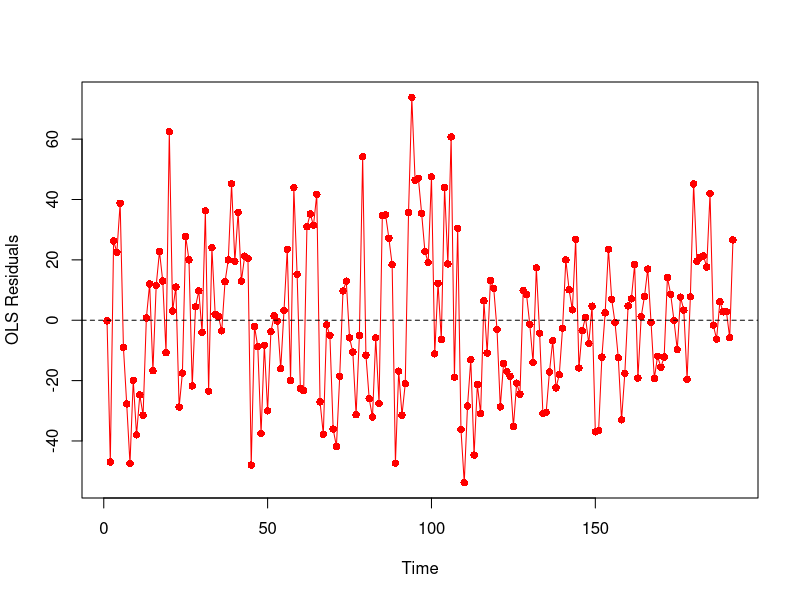
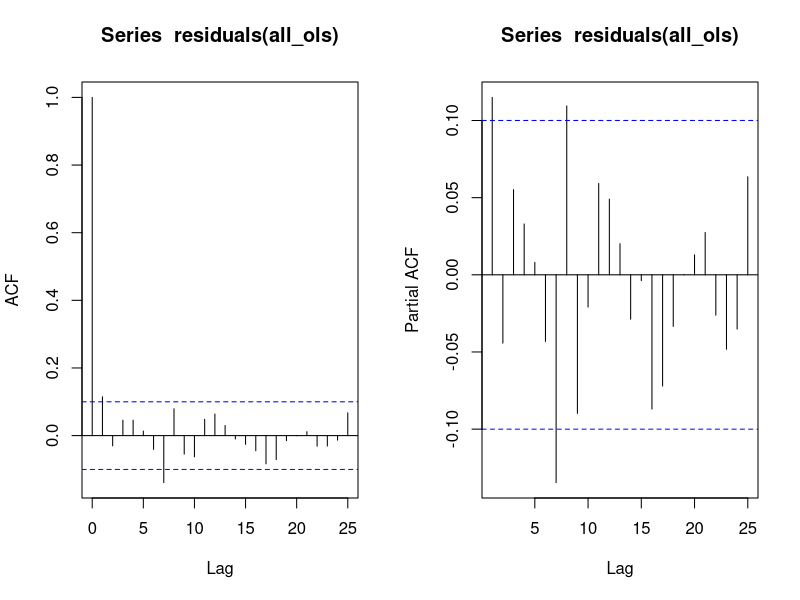
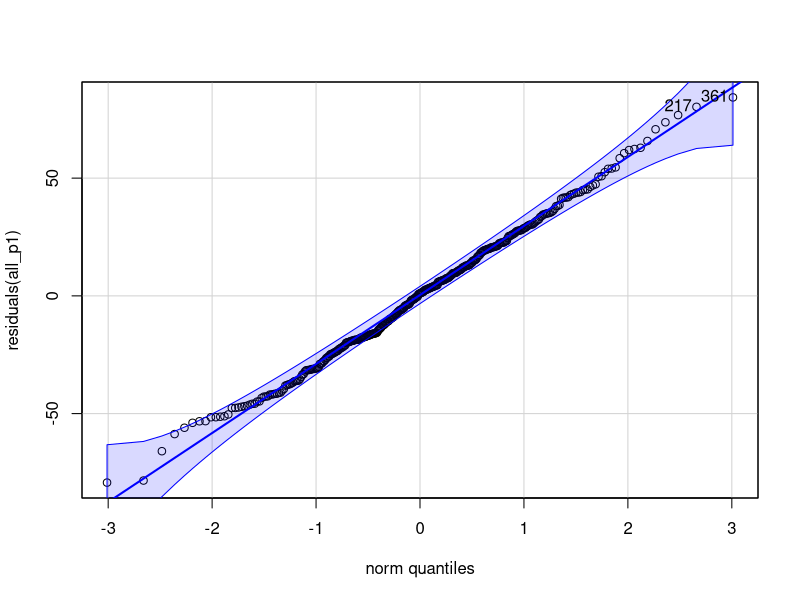
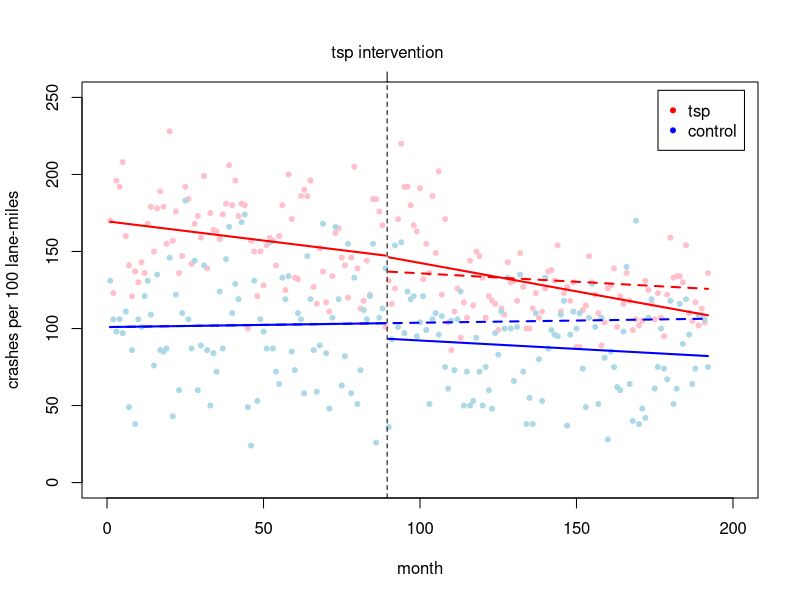
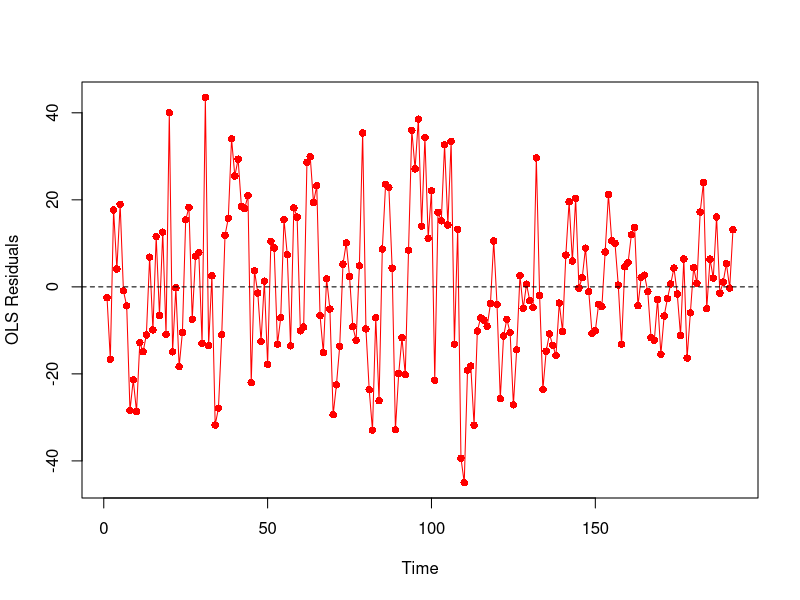
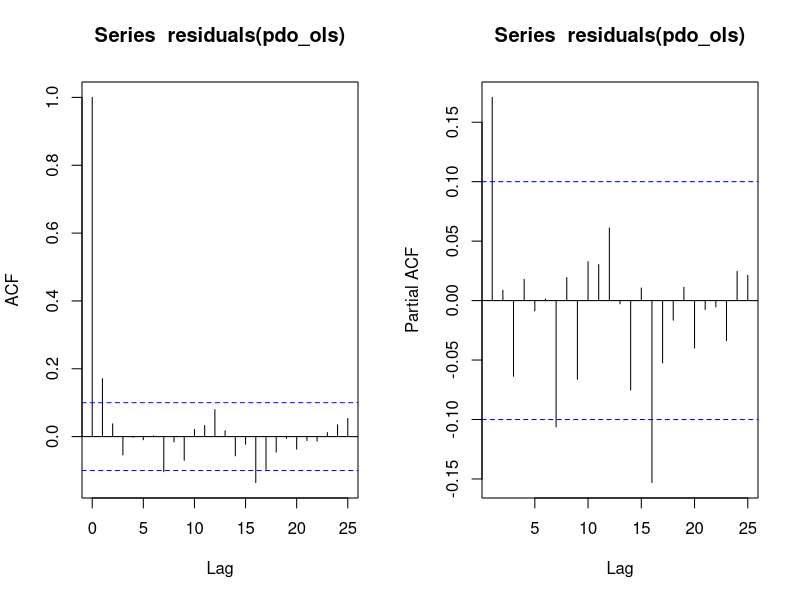
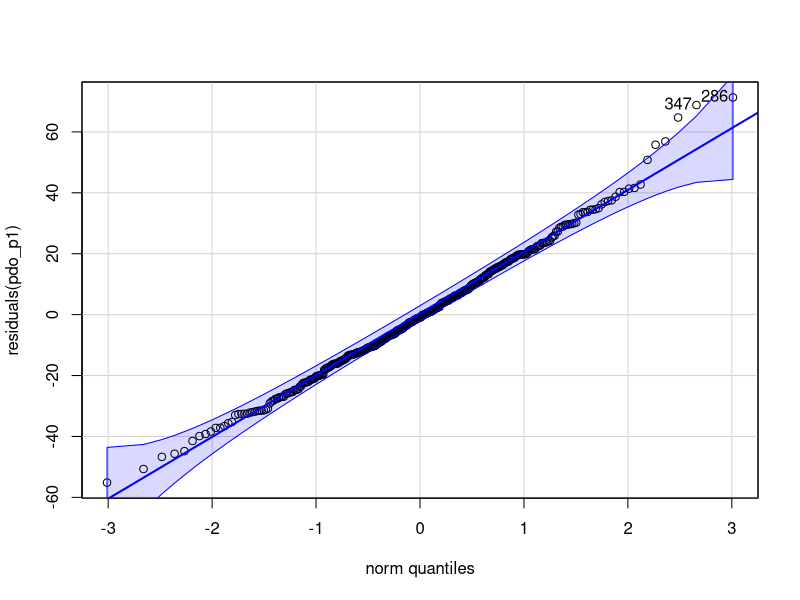
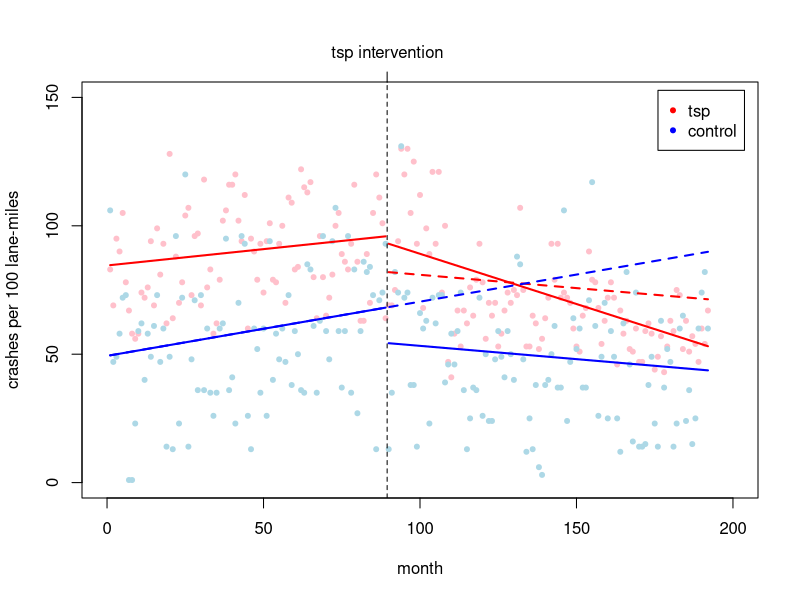

Reproduce these figures in R, in order.
library(nlme)
library(car)

data <- read.delim("./data_102018.txt")

########################
### ALL CRASH CONTROLLED
########################

all_ols <- lm(tot_l~time+tsp+tsp_time
              +level+trend+tsp_level+tsp_trend
              +m9, data=data)
summary(all_ols)

# Durbin-watson test, 12 time periods
dwt(all_ols,max.lag=12,alternative="two.sided")

# Graph the residuals from the OLS regression to check for serially correlated errors
plot(data$time[1:192],
     residuals(all_ols)[1:192],
     type='o',
     pch=16,
     xlab='Time',
     ylab='OLS Residuals',
     col="red")
abline(h=0,lty=2)

# Plot ACF and PACF
# Set plotting to two records on one page
par(mfrow=c(1,2))

# Produce plots
acf(residuals(all_ols))
acf(residuals(all_ols),type='partial')
# Note decay in ACF, significant spike at 1 in PACF, model p=1

########################
# Run the final model
########################

# Fit the GLS regression model
all_p1 <- gls(tot_l~time+tsp+tsp_time
              +level+trend+tsp_level+tsp_trend
              +m9,
              data=data,
              correlation=corARMA(p=1,form=~time|tsp),
              method="ML")
summary(all_p1)
confint(all_p1)

########################
# Diagnostic tests
########################

# Likelihood-ratio tests to check AR process
all_p2 <- update(all_p1,correlation=corARMA(p=2,form=~time|tsp))
anova(all_p1,all_p2)

all_p1q1 <- update(all_p1,correlation=corARMA(p=1,q=1,form=~time|tsp))
anova(all_p1,all_p1q1)

# Residual plot
# Null Hypo: the residuals of a correctly specified model are independently distributed--the residuals are white noise
par(mfrow=c(1,1))
qqPlot(residuals(all_p1))


########################
# Plot results
#########################

# First plot the raw data points for the tsp corridors
par(mfrow=c(1,1))
plot(data$time[1:192],data$tot_l[1:192],
     ylim=c(0,250),
     xlim=c(0,200),
     ylab="crashes per 100 lane-miles",
     xlab="month",
     pch=20,
     col="pink",
     xaxt="n")

# Add in the points for the control
points(data$time[193:384],data$tot_l[193:384],
       col="lightblue",
       pch=20)

# Add x-axis year labels
axis(1)
axis(3,at="89.5",label="tsp intervention")

# Label the deployment of tsp
abline(v=89.5,lty=2)

# Calculate the seasonality offsets
offset <- mean(data$m9) * all_p1$coef[9]

# Plot the first line segment of the treated group
segments(1,
         all_p1$coef[1] + all_p1$coef[3] + all_p1$coef[2] 
         + all_p1$coef[4] + offset,
         89,
         all_p1$coef[1] + all_p1$coef[3] 
         + (all_p1$coef[2] + all_p1$coef[4])*89 + offset,
         lty=1, lwd=2, col='red')

# Plot the second line segment of the treated group
segments(90,
         all_p1$coef[1] + all_p1$coef[3] 
         + (all_p1$coef[2] + all_p1$coef[4])*90 
         + all_p1$coef[5] + all_p1$coef[6] 
         + all_p1$coef[7] + all_p1$coef[8] + offset,
         192,
         all_p1$coef[1] + all_p1$coef[3] 
         + (all_p1$coef[2] + all_p1$coef[4])*192
         + all_p1$coef[5] + all_p1$coef[7]
         + (all_p1$coef[6] + all_p1$coef[8])*103 + offset,
         lty=1, lwd=2, col='red')

# Add the counterfactual for the treated group
segments(90, all_p1$coef[1] + all_p1$coef[2]*90 
         + all_p1$coef[3] + all_p1$coef[4]*90 
         + all_p1$coef[5] + all_p1$coef[6] + offset,
         192, all_p1$coef[1] + all_p1$coef[2]*192 
         + all_p1$coef[3] + all_p1$coef[4]*90 
         + all_p1$coef[5] + all_p1$coef[6]*103 + offset,
         lty=2,col='red',lwd=2)

# Plot the first line segment of the control group
segments(1,
         all_p1$coef[1] + all_p1$coef[2] + offset,
         89,
         all_p1$coef[1] + all_p1$coef[2]*89 + offset,
         lty=1, lwd=2, col='blue')

# Plot the second line segment of the control group
segments(90,
         all_p1$coef[1] + all_p1$coef[2]*90 + 
           all_p1$coef[5] + all_p1$coef[6] + offset,
         192,
         all_p1$coef[1] + all_p1$coef[2]*192 + 
           all_p1$coef[5] + all_p1$coef[6]*103 + offset,
         lty=1, lwd=2, col='blue')

# Add the counterfactual for the control group
segments(1, all_p1$coef[1]+all_p1$coef[2] + offset,
         192,all_p1$coef[1]+all_p1$coef[2]*192 + offset,
         lty=2,col='blue',lwd=2)

# Add in a legend
legend("topright", inset=.02, legend=c("tsp","control"), col=c("red","blue"),pch=20)

##############################################
# Predict absolute and relative changes
##############################################

# Predicted crashes after tsp implementation

for (i in 1:103){
  pred <- fitted(all_p1)[89+i]
  print(unname(pred))
}

# Estimate the counterfactual for the same period

for (i in 1:103){
  cfac <- all_p1$coef[1] + all_p1$coef[2]*(89+i) +
          all_p1$coef[3] + all_p1$coef[4]*90 +
          all_p1$coef[5] + all_p1$coef[6]*i
  print(unname(cfac))
}

#END


########################
### PDO CRASH CONTROLLED
########################

pdo_ols <- lm(pdo_l~time+tsp+tsp_time
              +level+trend+tsp_level+tsp_trend
              +m3+m6+m7+m9, data=data)
summary(pdo_ols)

# Durbin-watson test, 12 time periods
dwt(pdo_ols,max.lag=12,alternative="two.sided")

# Graph the residuals from the OLS regression to check for seripdoy correlated errors
plot(data$time[1:192],
     residuals(pdo_ols)[1:192],
     type='o',
     pch=16,
     xlab='Time',
     ylab='OLS Residuals',
     col="red")
abline(h=0,lty=2)

# Plot ACF and PACF
# Set plotting to two records on one page
par(mfrow=c(1,2))

# Produce plots
acf(residuals(pdo_ols))
acf(residuals(pdo_ols),type='partial')
# Note decay in ACF, significant spike at 1 in PACF, model p=1

########################
# Run the final model
########################

# Fit the GLS regression model
pdo_p1 <- gls(pdo_l~time+tsp+tsp_time
              +level+trend+tsp_level+tsp_trend
              +m3+m6+m7+m9,
              data=data,
              correlation=corARMA(p=1,form=~time|tsp),
              method="ML")
summary(pdo_p1)
confint(pdo_p1)

########################
# Diagnostic tests
########################

# Likelihood-ratio tests to check AR process
pdo_p2 <- update(pdo_p1,correlation=corARMA(p=2,form=~time|tsp))
anova(pdo_p1,pdo_p2)

pdo_p1q1 <- update(pdo_p1,correlation=corARMA(p=1,q=1,form=~time|tsp))
anova(pdo_p1,pdo_p1q1)

# Residual plot
# Null Hypo: the residuals of a correctly specified model are independently distributed--the residuals are white noise
par(mfrow=c(1,1))
qqPlot(residuals(pdo_p1))


########################
# Plot results
########################

# First plot the raw data points for the tsp corridors
par(mfrow=c(1,1))
plot(data$time[1:192],data$pdo_l[1:192],
     ylim=c(0,150),
     xlim=c(0,200),
     ylab="crashes per 100 lane-miles",
     xlab="month",
     pch=20,
     col="pink",
     xaxt="n")

# Add in the points for the control
points(data$time[193:384],data$pdo_l[193:384],
       col="lightblue",
       pch=20)

# Add x-axis year labels
axis(1)
axis(3,at="89.5",label="tsp intervention")

# Label the deployment of tsp
abline(v=89.5,lty=2)

# Calculate the seasonality offsets
offset <- mean(data$m3) * pdo_p1$coef[9]
          +mean(data$m6) * pdo_p1$coef[10]
          +mean(data$m7) * pdo_p1$coef[11]
          +mean(data$m9) * pdo_p1$coef[12]

# Plot the first line segment of the treated group
segments(1,
         pdo_p1$coef[1] + pdo_p1$coef[3] + pdo_p1$coef[2] 
         + pdo_p1$coef[4] + offset,
         89,
         pdo_p1$coef[1] + pdo_p1$coef[3] 
         + (pdo_p1$coef[2] + pdo_p1$coef[4])*89 + offset,
         lty=1, lwd=2, col='red')

# Plot the second line segment of the treated group
segments(90,
         pdo_p1$coef[1] + pdo_p1$coef[3] 
         + (pdo_p1$coef[2] + pdo_p1$coef[4])*90 
         + pdo_p1$coef[5] + pdo_p1$coef[6] 
         + pdo_p1$coef[7] + pdo_p1$coef[8] + offset,
         192,
         pdo_p1$coef[1] + pdo_p1$coef[3] 
         + (pdo_p1$coef[2] + pdo_p1$coef[4])*192
         + pdo_p1$coef[5] + pdo_p1$coef[7]
         + (pdo_p1$coef[6] + pdo_p1$coef[8])*103 + offset,
         lty=1, lwd=2, col='red')

# Add the counterfactual for the treated group
segments(90, pdo_p1$coef[1] + pdo_p1$coef[2]*90 
         +pdo_p1$coef[3] + pdo_p1$coef[4]*90
         + pdo_p1$coef[5] + pdo_p1$coef[6] + offset,
         192, pdo_p1$coef[1] + pdo_p1$coef[2]*192 
         + pdo_p1$coef[3] + pdo_p1$coef[4]*90 
         + pdo_p1$coef[5] + pdo_p1$coef[6]*103 + offset,
         lty=2,col='red',lwd=2)

# Plot the first line segment of the control group
segments(1,
         pdo_p1$coef[1] + pdo_p1$coef[2] + offset,
         89,
         pdo_p1$coef[1] + pdo_p1$coef[2]*89 + offset,
         lty=1, lwd=2, col='blue')

# Plot the second line segment of the control group
segments(90,
         pdo_p1$coef[1] + pdo_p1$coef[2]*90 + 
           pdo_p1$coef[5] + pdo_p1$coef[6] + offset,
         192,
         pdo_p1$coef[1] + pdo_p1$coef[2]*192 + 
           pdo_p1$coef[5] + pdo_p1$coef[6]*103 + offset,
         lty=1, lwd=2, col='blue')

# Add the counterfactual for the control group
segments(1, pdo_p1$coef[1] + pdo_p1$coef[2] + offset,
         192,pdo_p1$coef[1] + pdo_p1$coef[2]*192 + offset,
         lty=2,col='blue',lwd=2)

# Add in a legend
legend("topright", inset=.02, legend=c("tsp","control"), col=c("red","blue"),pch=20)


##############################################
# Predict absolute and relative changes
##############################################

# Predicted crashes after tsp implementation
#pred <- 0
#for (i in 1:103){
#  pred <- pred + fitted(pdo_p1)[89+i]
#}

# Estimate the counterfactual for the same period
#cfac <- 0
#for (i in 1:103){
#  cfac <- (cfac + pdo_p1$coef[1] + pdo_p1$coef[2]*(89+i) +
#             pdo_p1$coef[3] + pdo_p1$coef[4]*(89+i) +
#             pdo_p1$coef[5] + pdo_p1$coef[6]*i)
#}

#pred
#cfac

# Absolute change after tsp implementation
#pred - cfac
# Relative change after tsp implementation
#(pred - cfac) / cfac

## evaluation::

# Predicted crashes after tsp implementation

for (i in 1:103){
  pred <- fitted(pdo_p1)[89+i]
  print(unname(pred))
}

# Estimate the counterfactual for the same period

for (i in 1:103){
  cfac <- pdo_p1$coef[1] + pdo_p1$coef[2]*(89+i) +
          pdo_p1$coef[3] + pdo_p1$coef[4]*90 +
          pdo_p1$coef[5] + pdo_p1$coef[6]*i
  print(unname(cfac))
}

#END



########################
### FI CRASH CONTROLLED
########################

fi_ols <- lm(fi_l~time+tsp+tsp_time
              +level+trend+tsp_level+tsp_trend
              +m5+m8, data=data)
summary(fi_ols)

# Durbin-watson test, 12 time periods
dwt(fi_ols,max.lag=12,alternative="two.sided")

# Graph the residuals from the OLS regression to check for serifiy correlated errors
plot(data$time[1:192],
     residuals(fi_ols)[1:192],
     type='o',
     pch=16,
     xlab='Time',
     ylab='OLS Residuals',
     col="red")
abline(h=0,lty=2)

# Plot ACF and PACF
# Set plotting to two records on one page
par(mfrow=c(1,2))

# Produce plots
acf(residuals(fi_ols))
acf(residuals(fi_ols),type='partial')
# Note decay in ACF, significant spike at 5 in PACF, model p=5

########################
# Run the final model
########################

# Fit the GLS regression model
fi_p5 <- gls(fi_l~time+tsp+tsp_time
              +level+trend+tsp_level+tsp_trend
              +m5+m8,
              data=data,
              correlation=corARMA(p=5,form=~time|tsp),
              method="ML")
summary(fi_p5)
confint(fi_p5)

########################
# Diagnostic tests
########################

# Likelihood-ratio tests to check AR process
fi_p6 <- update(fi_p5,correlation=corARMA(p=6,form=~time|tsp))
anova(fi_p5,fi_p6)

fi_p5q1 <- update(fi_p5,correlation=corARMA(p=5,q=1,form=~time|tsp))
anova(fi_p5,fi_p5q1)

# Residual plot
# Null Hypo: the residuals of a correctly specified model are independently distributed--the residuals are white noise
par(mfrow=c(1,1))
qqPlot(residuals(fi_p5))


########################
# Plot results
########################

# First plot the raw data points for the tsp corridors
par(mfrow=c(1,1))
plot(data$time[1:192],data$fi_l[1:192],
     ylim=c(0,120),
     xlim=c(0,200),
     ylab="crashes per 100 lane-miles",
     xlab="month",
     pch=20,
     col="pink",
     xaxt="n")

# Add in the points for the control
points(data$time[193:384],data$fi_l[193:384],
       col="lightblue",
       pch=20)

# Add x-axis year labels
axis(1)
axis(3,at="89.5",label="tsp intervention")

# Label the deployment of tsp
abline(v=89.5,lty=2)

# Calculate the seasonality offsets
offset <- mean(data$m5) * fi_p5$coef[9]
         +mean(data$m8) * fi_p5$coef[10]

# Plot the first line segment of the treated group
segments(1,
         fi_p5$coef[1] + fi_p5$coef[3] + fi_p5$coef[2] 
         + fi_p5$coef[4] + offset,
         89,
         fi_p5$coef[1] + fi_p5$coef[3] 
         + (fi_p5$coef[2] + fi_p5$coef[4])*89 + offset,
         lty=1, lwd=2, col='red')

# Plot the second line segment of the treated group
segments(90,
         fi_p5$coef[1] + fi_p5$coef[3] 
         + (fi_p5$coef[2] + fi_p5$coef[4])*90 
         + fi_p5$coef[5] + fi_p5$coef[6] 
         + fi_p5$coef[7] + fi_p5$coef[8] + offset,
         192,
         fi_p5$coef[1] + fi_p5$coef[3] 
         + (fi_p5$coef[2] + fi_p5$coef[4])*192
         + fi_p5$coef[5] + fi_p5$coef[7]
         + (fi_p5$coef[6] + fi_p5$coef[8])*103 + offset,
         lty=1, lwd=2, col='red')

# Add the counterfactual for the treated group
segments(90, fi_p5$coef[1] + fi_p5$coef[2]*90 
         +fi_p5$coef[3] + fi_p5$coef[4]*90
         + fi_p5$coef[5] + fi_p5$coef[6] + offset,
         192, fi_p5$coef[1] + fi_p5$coef[2]*192 
         + fi_p5$coef[3] + fi_p5$coef[4]*90 
         + fi_p5$coef[5] + fi_p5$coef[6]*103 + offset,
         lty=2,col='red',lwd=2)

# Plot the first line segment of the control group
segments(1,
         fi_p5$coef[1] + fi_p5$coef[2] + offset,
         89,
         fi_p5$coef[1] + fi_p5$coef[2]*89 + offset,
         lty=1, lwd=2, col='blue')

# Plot the second line segment of the control group
segments(90,
         fi_p5$coef[1] + fi_p5$coef[2]*90 + 
           fi_p5$coef[5] + fi_p5$coef[6] + offset,
         192,
         fi_p5$coef[1] + fi_p5$coef[2]*192 + 
           fi_p5$coef[5] + fi_p5$coef[6]*103 + offset,
         lty=1, lwd=2, col='blue')

# Add the counterfactual for the control group
segments(1, fi_p5$coef[1] + fi_p5$coef[2] + offset,
         192,fi_p5$coef[1] + fi_p5$coef[2]*192 + offset,
         lty=2,col='blue',lwd=2)

# Add in a legend
legend("topright", inset=.02, legend=c("tsp","control"), col=c("red","blue"),pch=20)


##############################################
# Predict absolute and relative changes
##############################################

# Predicted crashes after tsp implementation

for (i in 1:103){
  pred <- fitted(fi_p5)[89+i]
  print(unname(pred))
}

# Estimate the counterfactual for the same period

for (i in 1:103){
  cfac <- fi_p5$coef[1] + fi_p5$coef[2]*(89+i) +
          fi_p5$coef[3] + fi_p5$coef[4]*90 +
          fi_p5$coef[5] + fi_p5$coef[6]*i
  print(unname(cfac))
}

#END



########################
### PED CRASH CONTROLLED
########################

ped_ols <- lm(ped_l~time+tsp+tsp_time
              +level+trend+tsp_level+tsp_trend
              +m6+m7+m8+m9, data=data)
summary(ped_ols)

# Durbin-watson test, 12 time periods
dwt(ped_ols,max.lag=12,alternative="two.sided")

# Graph the residuals from the OLS regression to check for seripedy correlated errors
plot(data$time[1:192],
     residuals(ped_ols)[1:192],
     type='o',
     pch=16,
     xlab='Time',
     ylab='OLS Residuals',
     col="red")
abline(h=0,lty=2)

# Plot ACF and PACF
# Set plotting to two records on one page
par(mfrow=c(1,2))

# Produce plots
acf(residuals(ped_ols))
acf(residuals(ped_ols),type='partial')
# Note decay in ACF, no significant spike in PACF, model p=0

########################
# Run the final model
########################

# Fit the GLS regression model
ped <- gls(ped_l~time+tsp+tsp_time
              +level+trend+tsp_level+tsp_trend
              +m6+m7+m8+m9,
              data=data)
summary(ped)
confint(ped)

########################
# Diagnostic tests
########################

# Likelihood-ratio tests to check AR process
ped_p1 <- update(ped,correlation=corARMA(p=1,form=~time|tsp))
anova(ped,ped_p1)

ped_q1 <- update(ped,correlation=corARMA(q=1,form=~time|tsp))
anova(ped,ped_q1)

# Residual plot
# Null Hypo: the residuals of a correctly specified model are independently distributed--the residuals are white noise
par(mfrow=c(1,1))
qqPlot(residuals(ped))


########################
# Plot results
#########################

# First plot the raw data points for the tsp corridors
par(mfrow=c(1,1))
plot(data$time[1:192],data$ped_l[1:192],
     ylim=c(0,20),
     xlim=c(0,200),
     ylab="crashes per 100 lane-miles",
     xlab="month",
     pch=20,
     col="pink",
     xaxt="n")

# Add in the points for the control
points(data$time[193:384],data$ped_l[193:384],
       col="lightblue",
       pch=20)

# Add x-axis year labels
axis(1)
axis(3,at="89.5",label="tsp intervention")

# Label the deployment of tsp
abline(v=89.5,lty=2)

# Calculate the seasonality offsets
offset <- (mean(data$m6)*ped$coef[9] 
           + mean(data$m7)*ped$coef[10]
           + mean(data$m8)*ped$coef[11]
           + mean(data$m9)*ped$coef[12])

# Plot the first line segment of the treated group
segments(1,
         ped$coef[1] + ped$coef[3] + ped$coef[2] 
         + ped$coef[4] + offset,
         89,
         ped$coef[1] + ped$coef[3] 
         + (ped$coef[2] + ped$coef[4])*89 + offset,
         lty=1, lwd=2, col='red')

# Plot the second line segment of the treated group
segments(90,
         ped$coef[1] + ped$coef[3] 
         + (ped$coef[2] + ped$coef[4])*90 
         + ped$coef[5] + ped$coef[6] 
         + ped$coef[7] + ped$coef[8] + offset,
         192,
         ped$coef[1] + ped$coef[3] 
         + (ped$coef[2] + ped$coef[4])*192
         + ped$coef[5] + ped$coef[7]
         + (ped$coef[6] + ped$coef[8])*103 + offset,
         lty=1, lwd=2, col='red')

# Add the counterfactual for the treated group
segments(90, ped$coef[1] + ped$coef[2]*90 
         +ped$coef[3] + ped$coef[4]*90
         + ped$coef[5] + ped$coef[6] + offset,
         192, ped$coef[1] + ped$coef[2]*192 
         + ped$coef[3] + ped$coef[4]*90 
         + ped$coef[5] + ped$coef[6]*103 + offset,
         lty=2,col='red',lwd=2)

# Plot the first line segment of the control group
segments(1,
         ped$coef[1] + ped$coef[2] + offset,
         89,
         ped$coef[1] + ped$coef[2]*89 + offset,
         lty=1, lwd=2, col='blue')

# Plot the second line segment of the control group
segments(90,
         ped$coef[1] + ped$coef[2]*90 + 
           ped$coef[5] + ped$coef[6] + offset,
         192,
         ped$coef[1] + ped$coef[2]*192 + 
           ped$coef[5] + ped$coef[6]*103 + offset,
         lty=1, lwd=2, col='blue')

# Add the counterfactual for the control group
segments(1, ped$coef[1] + ped$coef[2] + offset,
         192,ped$coef[1] + ped$coef[2]*192 + offset,
         lty=2,col='blue',lwd=2)

# Add in a legend
legend("topright", inset=.02, legend=c("tsp","control"), col=c("red","blue"),pch=20)


##############################################
# Predict absolute and relative changes
##############################################

# Predicted crashes after tsp implementation

for (i in 1:103){
  pred <- fitted(ped)[89+i]
  print(unname(pred))
}

# Estimate the counterfactual for the same period

for (i in 1:103){
  cfac <- ped$coef[1] + ped$coef[2]*(89+i) +
          ped$coef[3] + ped$coef[4]*90 +
          ped$coef[5] + ped$coef[6]*i
  print(unname(cfac))
}

#END


########################
### BIKE CRASH CONTROLLED
########################

bike_ols <- lm(bike_l~time+tsp+tsp_time
              +level+trend+tsp_level+tsp_trend
              +m7+m8+m9, data=data)
summary(bike_ols)

# Durbin-watson test, 12 time periods
dwt(bike_ols,max.lag=12,alternative="two.sided")

# Graph the residuals from the OLS regression to check for seribikey correlated errors
plot(data$time[1:192],
     residuals(bike_ols)[1:192],
     type='o',
     pch=16,
     xlab='Time',
     ylab='OLS Residuals',
     col="red")
abline(h=0,lty=2)

# Plot ACF and PACF
# Set plotting to two records on one page
par(mfrow=c(1,2))

# Produce plots
acf(residuals(bike_ols))
acf(residuals(bike_ols),type='partial')
# Note decay in ACF, significant spike at 8 in PACF, model p=8

########################
# Run the final model
########################

# Fit the GLS regression model
bike_p8 <- gls(bike_l~time+tsp+tsp_time
           +level+trend+tsp_level+tsp_trend
           +m7+m8+m9,
           data=data,
           correlation=corARMA(p=8,form=~time|tsp),
           method="ML")
summary(bike_p8)
confint(bike_p8)

########################
# Diagnostic tests
########################

# Likelihood-ratio tests to check AR process
bike_p9 <- update(bike_p8,correlation=corARMA(p=9,form=~time|tsp))
anova(bike_p8,bike_p9)

bike_p8q1 <- update(bike_p8,correlation=corARMA(p=8,q=1,form=~time|tsp))
anova(bike_p8,bike_p8q1)

# Residual plot
# Null Hypo: the residuals of a correctly specified model are independently distributed--the residuals are white noise
par(mfrow=c(1,1))
qqPlot(residuals(bike_p8))


#########################
# Plot results
#########################

# First plot the raw data points for the tsp corridors
par(mfrow=c(1,1))
plot(data$time[1:192],data$bike_l[1:192],
     ylim=c(0,10),
     xlim=c(0,200),
     ylab="crashes per 100 lane-miles",
     xlab="month",
     pch=20,
     col="pink",
     xaxt="n")

# Add in the points for the control
points(data$time[193:384],data$bike_l[193:384],
       col="lightblue",
       pch=20)

# Add x-axis year labels
axis(1)
axis(3,at="89.5",label="tsp intervention")

# Label the deployment of tsp
abline(v=89.5,lty=2)

# Calculate the seasonality offsets
offset <- (mean(data$m7)*bike_p8$coef[9] 
           + mean(data$m8)*bike_p8$coef[10]
           + mean(data$m9)*bike_p8$coef[11])

# Plot the first line segment of the treated group
segments(1,
         bike_p8$coef[1] + bike_p8$coef[3] + bike_p8$coef[2] 
         + bike_p8$coef[4] + offset,
         89,
         bike_p8$coef[1] + bike_p8$coef[3] 
         + (bike_p8$coef[2] + bike_p8$coef[4])*89 + offset,
         lty=1, lwd=2, col='red')

# Plot the second line segment of the treated group
segments(90,
         bike_p8$coef[1] + bike_p8$coef[3] 
         + (bike_p8$coef[2] + bike_p8$coef[4])*90 
         + bike_p8$coef[5] + bike_p8$coef[6] 
         + bike_p8$coef[7] + bike_p8$coef[8] + offset,
         192,
         bike_p8$coef[1] + bike_p8$coef[3] 
         + (bike_p8$coef[2] + bike_p8$coef[4])*192
         + bike_p8$coef[5] + bike_p8$coef[7]
         + (bike_p8$coef[6] + bike_p8$coef[8])*103 + offset,
         lty=1, lwd=2, col='red')

# Add the counterfactual for the treated group
segments(90, bike_p8$coef[1] + bike_p8$coef[2]*90 
         +bike_p8$coef[3] + bike_p8$coef[4]*90
         + bike_p8$coef[5] + bike_p8$coef[6] + offset,
         192, bike_p8$coef[1] + bike_p8$coef[2]*192 
         + bike_p8$coef[3] + bike_p8$coef[4]*90 
         + bike_p8$coef[5] + bike_p8$coef[6]*103 + offset,
         lty=2,col='red',lwd=2)

# Plot the first line segment of the control group
segments(1,
         bike_p8$coef[1] + bike_p8$coef[2] + offset,
         89,
         bike_p8$coef[1] + bike_p8$coef[2]*89 + offset,
         lty=1, lwd=2, col='blue')

# Plot the second line segment of the control group
segments(90,
         bike_p8$coef[1] + bike_p8$coef[2]*90 + 
           bike_p8$coef[5] + bike_p8$coef[6] + offset,
         192,
         bike_p8$coef[1] + bike_p8$coef[2]*192 + 
           bike_p8$coef[5] + bike_p8$coef[6]*103 + offset,
         lty=1, lwd=2, col='blue')

# Add the counterfactual for the control group
segments(1, bike_p8$coef[1] + bike_p8$coef[2] + offset,
         192,bike_p8$coef[1] + bike_p8$coef[2]*192 + offset,
         lty=2,col='blue',lwd=2)

# Add in a legend
legend("topright", inset=.02, legend=c("tsp","control"), col=c("red","blue"),pch=20)


##############################################
# Predict absolute and relative changes
##############################################

# Predicted crashes after tsp implementation

for (i in 1:103){
  pred <- fitted(bike_p8)[89+i]
  print(unname(pred))
}

# Estimate the counterfactual for the same period

for (i in 1:103){
  cfac <- bike_p8$coef[1] + bike_p8$coef[2]*(89+i) +
          bike_p8$coef[3] + bike_p8$coef[4]*90 +
          bike_p8$coef[5] + bike_p8$coef[6]*i
  print(unname(cfac))
}

#END
